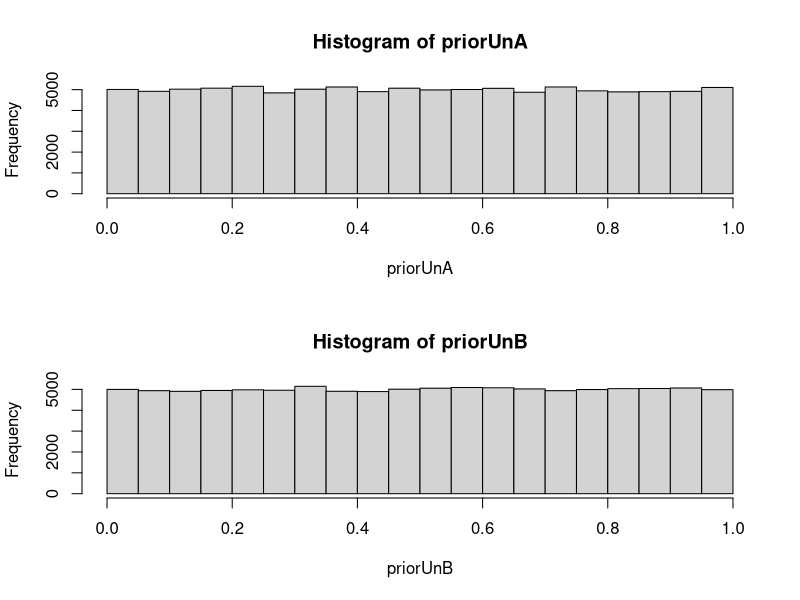
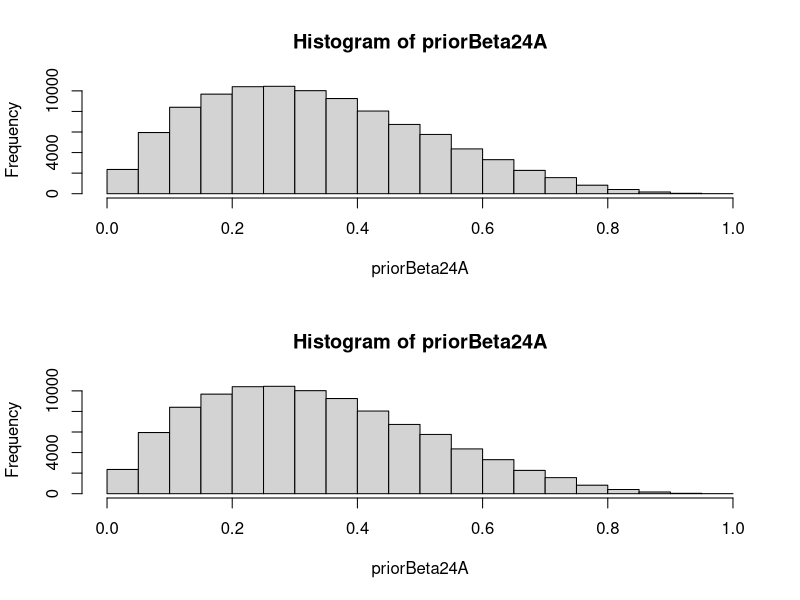
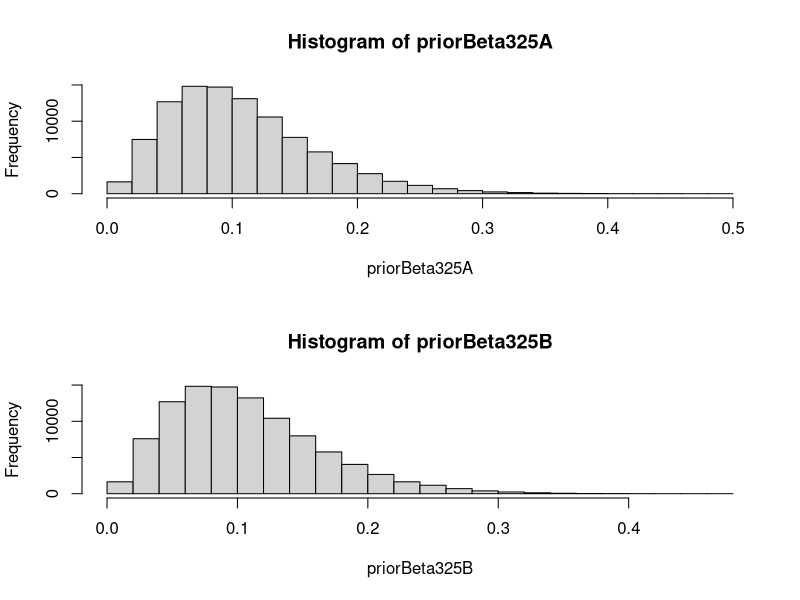
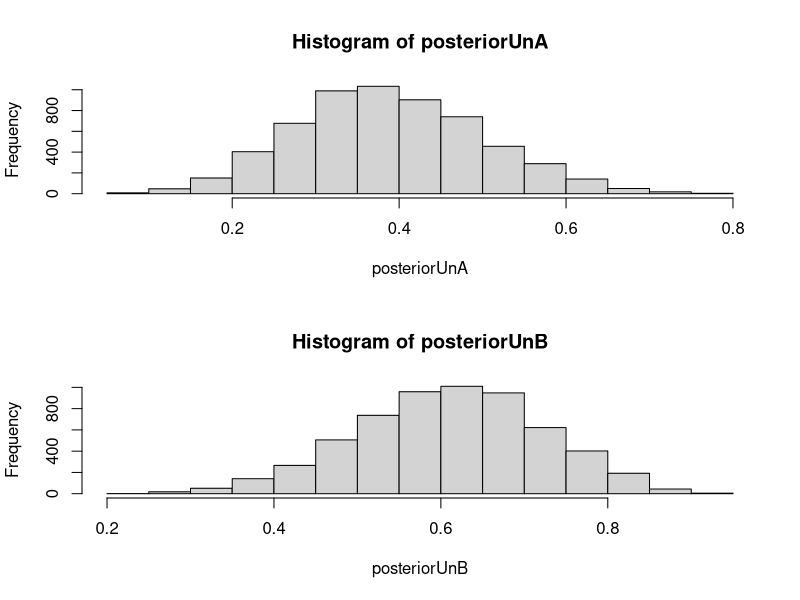
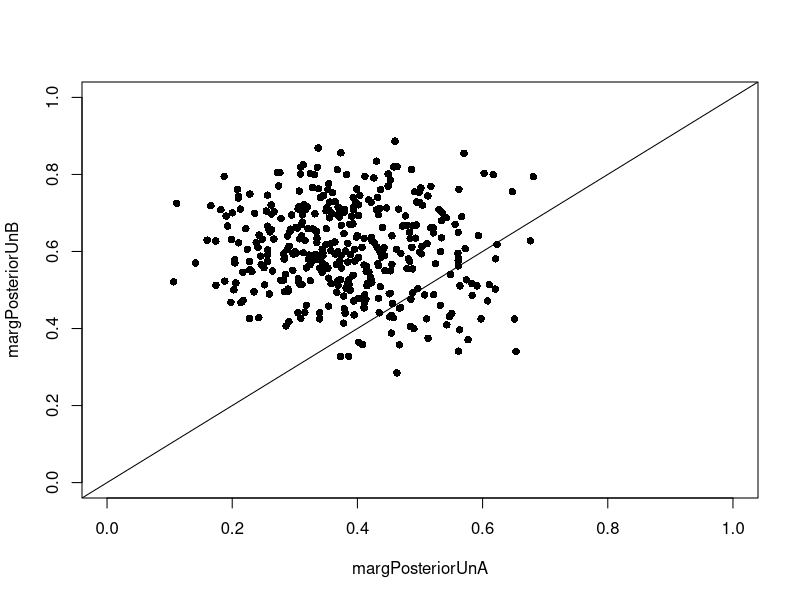
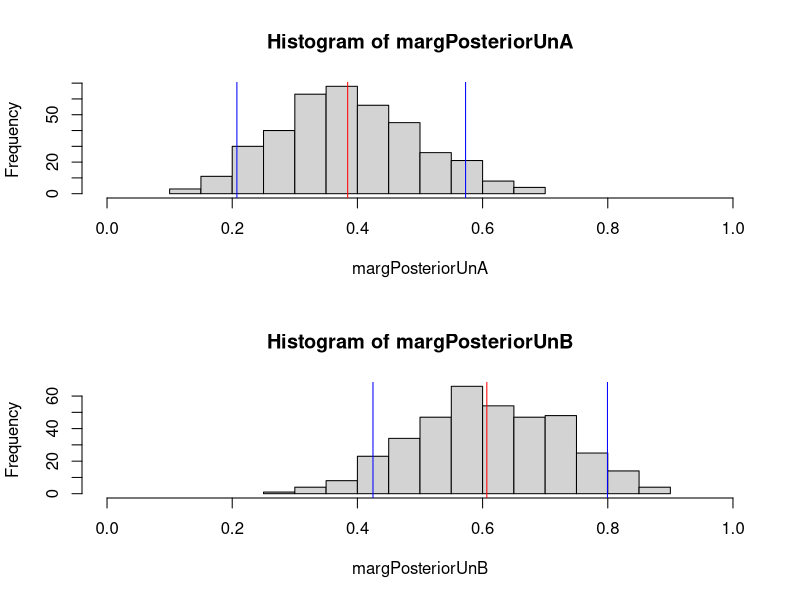
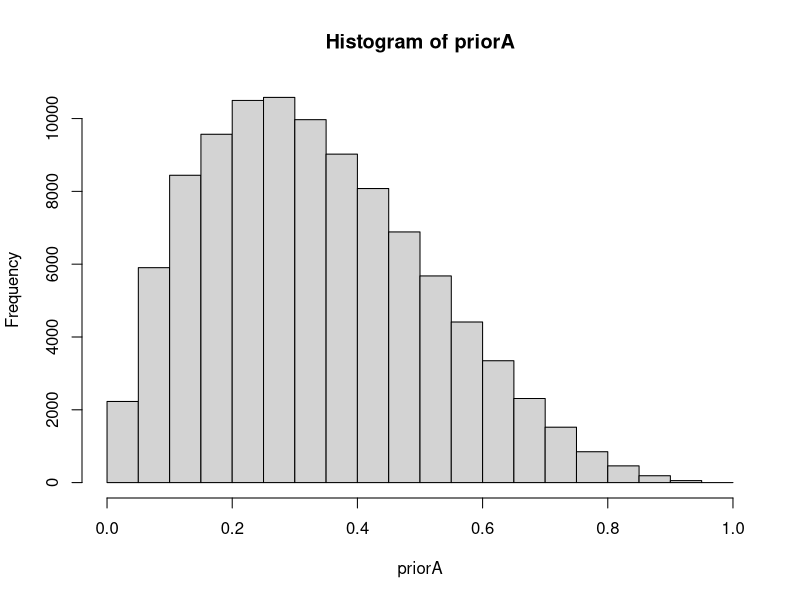
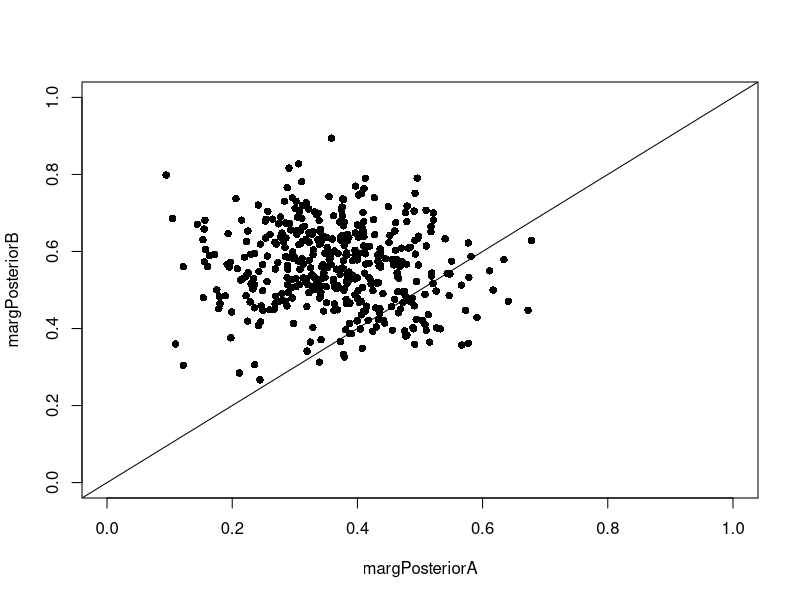

The R script that drew these images, in order:
## ---- chunk 1
knitr::opts_chunk$set(echo = TRUE)
## ---- chunk 2
# Simulate n random draws from the different priors
n = 100000

par(mfrow=c(2,1))
# uninformative prior:
priorUnA <- runif(n)
hist(priorUnA) # Eyball the prior
priorUnB <- runif(n)
hist(priorUnB) # Eyball the prior


# beta(2, 4) prior
priorBeta24A <- rbeta(n, 2, 4)
hist(priorBeta24A)
priorBeta24B <- rbeta(n, 2, 4)
hist(priorBeta24A)


# beta(3, 25) prior
priorBeta325A <- rbeta(n, 3, 25)
hist(priorBeta325A)
priorBeta325B <- rbeta(n, 3, 25)
hist(priorBeta325B)


# Define the generative model of uninformative prior:
generativemodelUnA <- function(theta) {
  rbinom(1, 16, theta)
}
generativemodelUnB <- function(theta) {
  rbinom(1, 16, theta)
}


# Simulate and store data from uninformative prior: 
simdataUnA <- rep(NA, n)
for(i in 1:n) {
  simdataUnA[i] <- generativemodelUnA(priorUnA[i])
}
simdataUnB <- rep(NA, n)
for(i in 1:n) {
  simdataUnB[i] <- generativemodelUnA(priorUnB[i])
}

# Filter out all draws that do not match the data of the uniform prior:
posteriorUnA <- priorUnA[simdataUnA == 6]
hist(posteriorUnA)
length(posteriorUnA)
posteriorUnB <- priorUnB[simdataUnB == 10]
hist(posteriorUnB)
length(posteriorUnB)

# Condition on observed data
ind = ( (simdataUnA==6) & (simdataUnB==10) )
ind[1:20]
margPosteriorUnA <- priorUnA[ind]
margPosteriorUnB <- priorUnB[ind]

# evaluate results
par(mfrow=c(1,1))
plot(margPosteriorUnA, margPosteriorUnB, cex=1, pch=16, xlim=c(0,1), ylim=c(0,1))
abline(0,1)

par(mfcol=c(2,1))
hist(margPosteriorUnA,xlim=0:1)
abline(v=mean(margPosteriorUnA),col="red")
abline(v=quantile(margPosteriorUnA,c(0.05,0.95)),col="blue")
hist(margPosteriorUnB,xlim=0:1)
abline(v=mean(margPosteriorUnB),col="red")
abline(v=quantile(margPosteriorUnB,c(0.05,0.95)),col="blue")
par(mfcol=c(1,1))
## ---- chunk 3
# number of samples
nSamples = 100000

# Data
asked    = 16 # number of asked/invited people
SingnupA =  6 # number of signups with method A
SingnupB = 10 # number of signups with method B

# Simulate prior
# Case 1
# priorA = runif(nSamples,0,1)
# priorB = runif(nSamples,0,1)
# Case 2
priorA = rbeta(nSamples,2,4)
priorB = rbeta(nSamples,2,4)
# Case 3
# priorA = rbeta(nSamples,3,25)
# priorB = rbeta(nSamples,3,25)
hist(priorA)

# Simulate generative model (likelihood)
simSingnupA = rbinom(nSamples,asked,priorA)
simSingnupB = rbinom(nSamples,asked,priorB)

# Condition on observed data
ind = ( (simSingnupA==SingnupA) & (simSingnupB==SingnupB) )
ind[1:20]
margPosteriorA = priorA[ind]
margPosteriorB = priorB[ind]

# evaluate results
par(mfrow=c(1,1))
plot(margPosteriorA,margPosteriorB,cex=1,pch=16,xlim=c(0,1),ylim=c(0,1))
abline(0,1)

par(mfcol=c(2,1))
hist(margPosteriorA,xlim=0:1)
abline(v=mean(margPosteriorA),col="red")
abline(v=quantile(margPosteriorA,c(0.05,0.95)),col="blue")
hist(margPosteriorB,xlim=0:1)
abline(v=mean(margPosteriorB),col="red")
abline(v=quantile(margPosteriorB,c(0.05,0.95)),col="blue")
par(mfcol=c(1,1))
